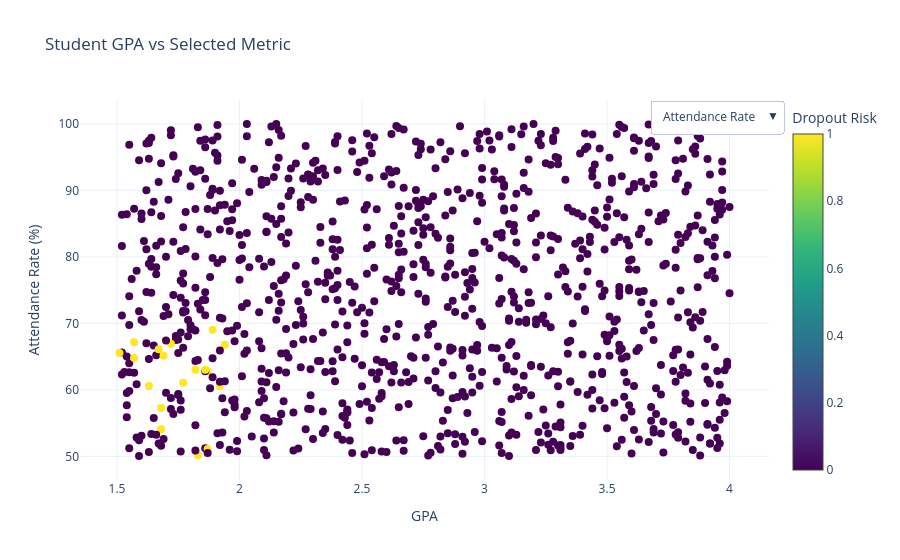

Notebook cell for this chart:
### Code cell
fig6 = go.Figure()

fig6.add_trace(
    go.Scatter(
        x=df["GPA"],
        y=df["Attendance_Rate"],
        mode="markers",
        marker=dict(
            size=8,
            color=df["Dropout_Risk"],
            colorscale="Viridis",
            showscale=True,
            colorbar=dict(title="Dropout Risk")
        ),
        text=df["Student_ID"],
        hovertemplate=(
            "Student ID: %{text}<br>"
            "GPA: %{x}<br>"
            "Value: %{y}<extra></extra>"
        )
    )
)

fig6.update_layout(
    title="Student GPA vs Selected Metric",
    xaxis_title="GPA",
    yaxis_title="Attendance Rate (%)",
    template="plotly_white",
    updatemenus=[
        dict(
            buttons=[
                dict(
                    label="Attendance Rate",
                    method="update",
                    args=[
                        {"y": [df["Attendance_Rate"]]},
                        {"yaxis.title": "Attendance Rate (%)"}
                    ]
                ),
                dict(
                    label="Study Hours",
                    method="update",
                    args=[
                        {"y": [df["Study_Hours_per_Week"]]},
                        {"yaxis.title": "Study Hours per Week"}
                    ]
                ),
                dict(
                    label="Courses Failed",
                    method="update",
                    args=[
                        {"y": [df["Courses_Failed"]]},
                        {"yaxis.title": "Courses Failed"}
                    ]
                )
            ],
            direction="down",
            x=1.02,
            y=1
        )
    ]
)

fig6.show()

### Figure 1 — Plotly figure (JSON) as saved in the notebook; plotly's stock layout.template omitted (floating-point values rounded to 4 significant figures; data arrays with more than 128 entries replaced by an {"elided": "..."} marker saying what was removed)
{"data": [{"hovertemplate": "Student ID: %{text}<br>GPA: %{x}<br>Value: %{y}<extra></extra>", "marker": {"color": {"elided": "1000 int values"}, "colorbar": {"title": {"text": "Dropout Risk"}}, "colorscale": [[0, "#440154"], [0.1111, "#482878"], [0.2222, "#3e4989"], [0.3333, "#31688e"], [0.4444, "#26828e"], [0.5556, "#1f9e89"], [0.6667, "#35b779"], [0.7778, "#6ece58"], [0.8889, "#b5de2b"], [1, "#fde725"]], "showscale": true, "size": 8}, "mode": "markers", "text": {"elided": "1000 float values"}, "type": "scatter", "x": {"elided": "1000 float values"}, "y": {"elided": "1000 float values"}}], "layout": {"title": {"text": "Student GPA vs Selected Metric"}, "updatemenus": [{"buttons": [{"args": [{"y": {"elided": "1x1000 float values"}}, {"yaxis.title": "Attendance Rate (%)"}], "label": "Attendance Rate", "method": "update"}, {"args": [{"y": {"elided": "1x1000 int values"}}, {"yaxis.title": "Study Hours per Week"}], "label": "Study Hours", "method": "update"}, {"args": [{"y": {"elided": "1x1000 int values"}}, {"yaxis.title": "Courses Failed"}], "label": "Courses Failed", "method": "update"}], "direction": "down", "x": 1.02, "y": 1}], "xaxis": {"title": {"text": "GPA"}}, "yaxis": {"title": {"text": "Attendance Rate (%)"}}}}
